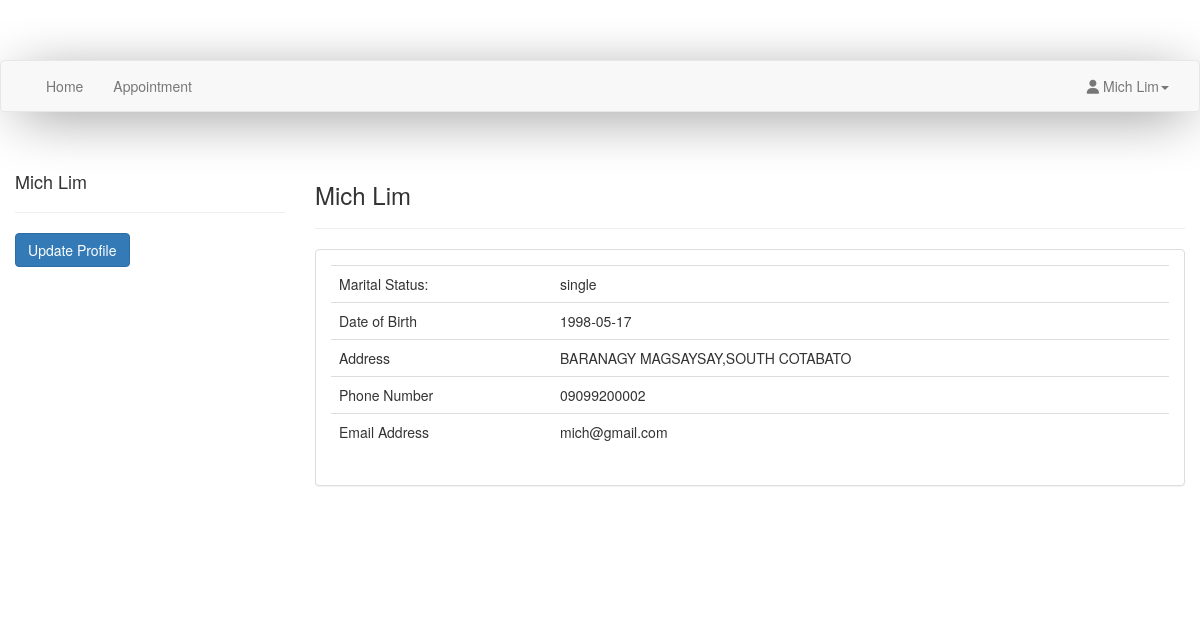
The page /profile.php (signed in) on the database its author committed.
### tables this page shows
CREATE TABLE `patient` (
  `icPatient` bigint(12) NOT NULL,
  `password` varchar(20) NOT NULL,
  `patientFirstName` varchar(20) NOT NULL,
  `patientLastName` varchar(20) NOT NULL,
  `patientMaritialStatus` varchar(10) NOT NULL,
  `patientDOB` date NOT NULL,
  `patientGender` varchar(10) NOT NULL,
  `patientAddress` varchar(100) NOT NULL,
  `patientPhone` varchar(15) NOT NULL,
  `patientEmail` varchar(100) NOT NULL
);

### profile.php (the view, shortened to what this page needs)
<?php
include_once '../assets/conn/dbconnect.php';
$res=mysqli_query($con,"SELECT * FROM patient WHERE icPatient=".$_SESSION['patientSession']);
$userRow=mysqli_fetch_array($res,MYSQLI_ASSOC);
?>
<!DOCTYPE html>
<html lang="en">
	<head>
		<link href="assets/css/bootstrap.min.css" rel="stylesheet">
		<link href="assets/css/default/style.css" rel="stylesheet">
		<link href="assets/css/default/blocks.css" rel="stylesheet">
		<link href="assets/css/date/bootstrap-datepicker.css" rel="stylesheet">
		<link href="assets/css/date/bootstrap-datepicker3.css" rel="stylesheet">
		<link rel="stylesheet" href="https://formden.com/static/cdn/bootstrap-iso.css" />
		<link rel="stylesheet" href="https://formden.com/static/cdn/font-awesome/4.4.0/css/font-awesome.min.css" />
	</head>
	<body>
		<nav class="navbar navbar-default " role="navigation">
			<div class="container-fluid">
				<div class="collapse navbar-collapse" id="bs-example-navbar-collapse-1">
					<ul class="nav navbar-nav">
						<ul class="nav navbar-nav">
							<li><a href="patient.php">Home</a></li>
							<li><a href="patientapplist.php?patientId=<?php echo $userRow['icPatient']; ?>">Appointment</a></li>
						</ul>
					</ul>
					<ul class="nav navbar-nav navbar-right">
						<li class="dropdown">
							<a href="#" class="dropdown-toggle" data-toggle="dropdown"><i class="fa fa-user"></i> <?php echo $userRow['patientFirstName']; ?> <?php echo $userRow['patientLastName']; ?><b class="caret"></b></a>
						</li>
					</ul>
				</div>
			</div>
		</nav>
		<div class="container">
			<section style="padding-bottom: 50px; padding-top: 50px;">
				<div class="row">
					<div class="row">
						<div class="col-md-3 col-sm-3">
							<div class="user-wrapper">
								<div class="description">
									<h4><?php echo $userRow['patientFirstName']; ?> <?php echo $userRow['patientLastName']; ?></h4>
									<hr />
									<button type="button" class="btn btn-primary" data-toggle="modal" data-target="#myModal">Update Profile</button>
								</div>
							</div>
						</div>
						<div class="col-md-9 col-sm-9  user-wrapper">
							<div class="description">
								<h3> <?php echo $userRow['patientFirstName']; ?> <?php echo $userRow['patientLastName']; ?> </h3>
								<hr />
								<div class="panel panel-default">
									<div class="panel-body">
										<table class="table table-user-information" align="center">
											<tbody>
												<tr>
													<td>Marital Status:</td>
													<td><?php echo $userRow['patientMaritialStatus']; ?></td>
												</tr>
												<tr>
													<td>Date of Birth</td>
													<td><?php echo $userRow['patientDOB']; ?></td>
												</tr>
												<tr>
													<td>Address</td>
													<td><?php echo $userRow['patientAddress']; ?>
													</td>
												</tr>
												<tr>
													<td>Phone Number</td>
													<td><?php echo $userRow['patientPhone']; ?>
													</td>
												</tr>
												<tr>
													<td>Email Address</td>
													<td><?php echo $userRow['patientEmail']; ?>
													</td>
												</tr>
											</tbody>
										</table>
									</div>
								</div>
							</div>
						</div>
					</div>
					<div class="col-md-4">
							<br /><br/>
						</div>
					</div>
				</section>
			</div>
		</body>
	</html>

### style.css (style rules this page uses)
.navbar-default { -webkit-box-shadow: 3px 9px 58px -17px rgba(0,0,0,1); -moz-box-shadow: 3px 9px 58px -17px rgba(0,0,0,1); box-shadow: 3px 9px 58px -17px rgba(0,0,0,1); }
body { padding-top: 60px; }
.navbar { margin-bottom: 0px !important; }
html,body { position: height: 100%; }

### blocks.css (style rules this page uses)
*, *:after, *:before { box-sizing: border-box; }

### rows shown on the page
patient: patientFirstName "Mich", patientLastName "Lim", patientMaritialStatus "single", patientDOB "1998-05-17", patientAddress "BARANAGY MAGSAYSAY,SOUTH COTABATO", patientPhone "09099200002", patientEmail "mich@gmail.com"
